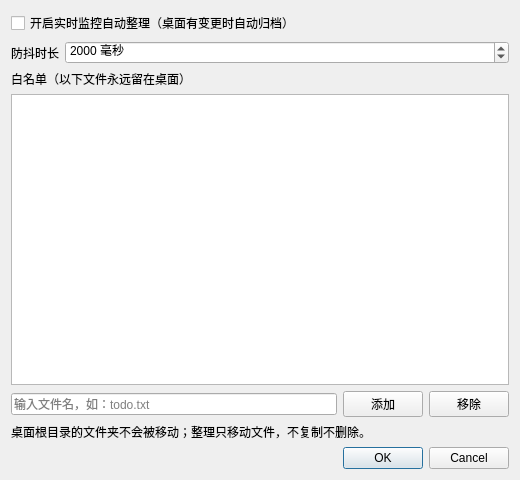
<?xml version="1.0" encoding="UTF-8"?>
<ui version="4.0">
 <class>SettingsDialog</class>
 <widget class="QDialog" name="SettingsDialog">
  <property name="geometry">
   <rect>
    <x>0</x>
    <y>0</y>
    <width>520</width>
    <height>480</height>
   </rect>
  </property>
  <property name="windowTitle">
   <string>设置</string>
  </property>
  <layout class="QVBoxLayout" name="verticalLayout">
   <item>
    <widget class="QCheckBox" name="autoOrganizeCheck">
     <property name="text">
      <string>开启实时监控自动整理（桌面有变更时自动归档）</string>
     </property>
    </widget>
   </item>
   <item>
    <layout class="QFormLayout" name="formLayout">
     <item row="0" column="0">
      <widget class="QLabel" name="debounceLabel">
       <property name="text">
        <string>防抖时长</string>
       </property>
      </widget>
     </item>
     <item row="0" column="1">
      <widget class="QSpinBox" name="debounceSpin">
       <property name="minimum">
        <number>200</number>
       </property>
       <property name="maximum">
        <number>60000</number>
       </property>
       <property name="singleStep">
        <number>500</number>
       </property>
       <property name="value">
        <number>2000</number>
       </property>
       <property name="suffix">
        <string> 毫秒</string>
       </property>
      </widget>
     </item>
    </layout>
   </item>
   <item>
    <widget class="QLabel" name="whitelistLabel">
     <property name="text">
      <string>白名单（以下文件永远留在桌面）</string>
     </property>
    </widget>
   </item>
   <item>
    <widget class="QListWidget" name="whitelistList"/>
   </item>
   <item>
    <layout class="QHBoxLayout" name="whitelistButtonsLayout">
     <item>
      <widget class="QLineEdit" name="whitelistEdit">
       <property name="placeholderText">
        <string>输入文件名，如：todo.txt</string>
       </property>
      </widget>
     </item>
     <item>
      <widget class="QPushButton" name="addButton">
       <property name="text">
        <string>添加</string>
       </property>
      </widget>
     </item>
     <item>
      <widget class="QPushButton" name="removeButton">
       <property name="text">
        <string>移除</string>
       </property>
      </widget>
     </item>
    </layout>
   </item>
   <item>
    <widget class="QLabel" name="hintLabel">
     <property name="text">
      <string>桌面根目录的文件夹不会被移动；整理只移动文件，不复制不删除。</string>
     </property>
     <property name="wordWrap">
      <bool>true</bool>
     </property>
    </widget>
   </item>
   <item>
    <widget class="QDialogButtonBox" name="buttonBox">
     <property name="orientation">
      <enum>Qt::Horizontal</enum>
     </property>
     <property name="standardButtons">
      <set>QDialogButtonBox::Cancel|QDialogButtonBox::Ok</set>
     </property>
    </widget>
   </item>
  </layout>
 </widget>
 <resources/>
 <connections>
  <connection>
   <sender>buttonBox</sender>
   <signal>accepted()</signal>
   <receiver>SettingsDialog</receiver>
   <slot>accept()</slot>
  </connection>
  <connection>
   <sender>buttonBox</sender>
   <signal>rejected()</signal>
   <receiver>SettingsDialog</receiver>
   <slot>reject()</slot>
  </connection>
 </connections>
</ui>
